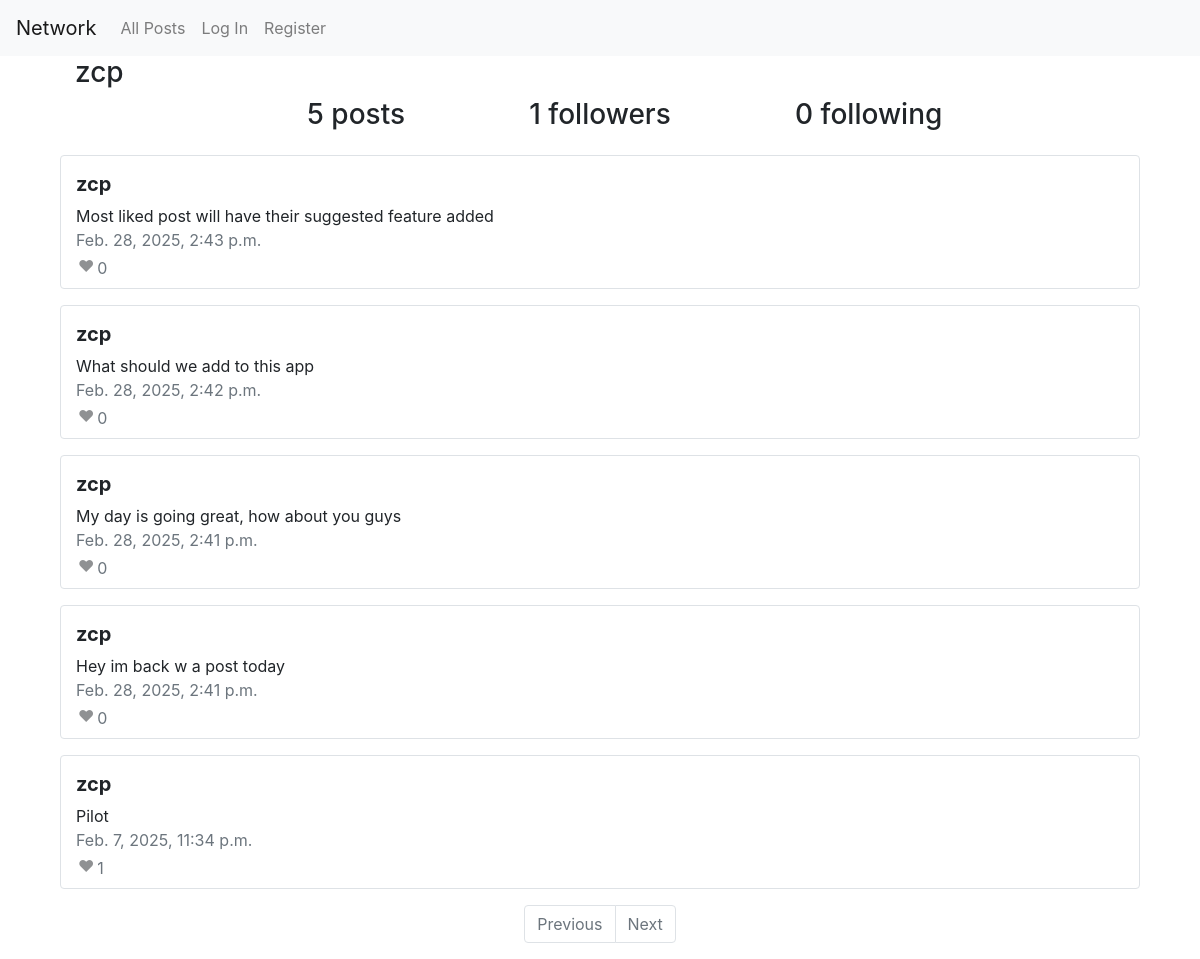
Page /profile/zcp on the committed database.
### network/models.py (models this page shows, shortened)
class User(AbstractUser):
    def follower_count(self):
        return self.followers.count()
    def following_count(self):
        return self.follows.count()

class Post(Model):
    body = TextField(max_length=2048)
    posted_by = ForeignKey(User, on_delete=CASCADE, related_name="posts")
    timestamp = DateTimeField(auto_now=True)
    def like_count(self):
        return self.likes.count()

### network/views.py (the view)
# urls.py: path("profile/<str:user>", views.profile, name="profile"),
@csrf_exempt
def profile(request, user):
    user_ = get_object_or_404(User, username=user)
    posts = user_.posts.order_by('-timestamp')
    paginator = Paginator(posts, 10)
    page_number = request.GET.get('page')
    page_obj = paginator.get_page(page_number)
    context = {
        "posts": page_obj,
        "user_": user_,
        "num_posts": posts.count()
    }
    if request.user.is_authenticated:
        following = Follow.objects.filter(user_1=request.user, user_2=user_).exists()
        context["following"] = following
    if request.method == "POST":
        data = loads(request.body)
        type = data.get("type")
        if type == "follow":
            try:
                follow = get_object_or_404(Follow, user_1=request.user, user_2=user_)
            except:
                follow = Follow(
                    user_1=request.user,
                    user_2=user_
                )
                follow.save()
                return JsonResponse({"follow": True, "count": user_.follower_count()}, status=201)
            else:
                follow.delete()
                return JsonResponse({"follow": False, "count": user_.follower_count()}, status=201)
        else:
            return like(request)
    elif request.method == "PUT":
        return edit(request)
    else:
        return render(request, "network/page.html", context)

### network/templates/network/page.html (shortened to what this page needs)
{% extends "network/layout.html" %}
{% load static %}
{% block body %}
    <div class="container vh-100">
        <div class="row" id="page_row">
            <div class="col">
                <h3>{{ user_ }}</h3>
            </div>
        </div>
        <div class="row">
            <div class="col text-right">
                <h3>{{ num_posts }} posts</h3>
            </div>
            <div class="col text-center">
                <h3 id="followers">{{ user_.follower_count }} followers</h3>
            </div>
            <div class="col text-left">
                <h3>{{ user_.following_count }} following</h3>
            </div>
        </div>
        {% for post in posts %}
            <div class="row border rounded text-break mt-3">
                <div class="col mt-3 mb-1">
                    <h5 class="font-weight-bold">
                        <a href="{% url 'profile' post.posted_by %}" class="text-decoration-none text-reset">
                            {{ post.posted_by }}
                        </a>
                    </h5>
                    <div id="{{ post.id }}">{{ post.body }}</div>
                    <div class="text-secondary">{{ post.timestamp }}</div>
                    <table>
                        <tr>
                            <td>
                                {% if post.id in user.posts_liked %}
                                    <button data-post="{{ post.id }}" class="btn p-0 mb-1" type="button">
                                        &#x2764;
                                    </button>
                                {% else %}
                                    <button data-post="{{ post.id }}" class="btn p-0 mb-1 heart" type="button">
                                        &#x2764;
                                    </button>
                                {% endif %}
                            </td>
                            <td class="text-secondary" id="like_count">{{ post.like_count }}</td>
                        </tr>
                    </table>
                </div>
            </div>
        {% endfor %}
        <nav aria-label="Page navigation example">
            <ul class="pagination justify-content-center mt-3 pb-3">
                {% if posts.has_previous %}
                    <li class="page-item"><a class="page-link" href="?page={{ posts.previous_page_number }}">Previous</a></li>
                {% else %}
                    <li class="page-item disabled"><a class="page-link" href="">Previous</a></li>
                {% endif %}
                {% if posts.has_next %}
                    <li class="page-item"><a class="page-link" href="?page={{ posts.next_page_number }}">Next</a></li>
                {% else %}
                    <li class="page-item disabled"><a class="page-link" href="">Next</a></li>
                {% endif %}
            </ul>
        </nav>
    </div>
{% endblock %}

### network/static/network/styles.css (style rules this page uses)
.container { max-width: 90%; }
.heart { opacity: 0.5; }

### rows in the picture
User: username "zcp", follower_count "1", following_count "0"
Post: posted_by "zcp", body "Most liked post will have their suggested feature added", timestamp "Feb. 28, 2025, 2:43 p.m.", like_count "0"
Post: posted_by "zcp", body "What should we add to this app", timestamp "Feb. 28, 2025, 2:42 p.m.", like_count "0"
Post: posted_by "zcp", body "My day is going great, how about you guys", timestamp "Feb. 28, 2025, 2:41 p.m.", like_count "0"
Post: posted_by "zcp", body "Hey im back w a post today", timestamp "Feb. 28, 2025, 2:41 p.m.", like_count "0"
Post: posted_by "zcp", body "Pilot", timestamp "Feb. 7, 2025, 11:34 p.m.", like_count "1"

### other values in the picture
{{ num_posts }} "5"
